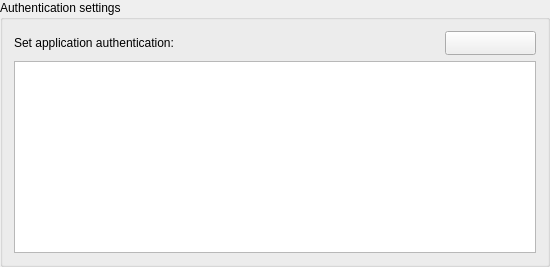
         <widget class="QGroupBox" name="grp_auth">
          <property name="minimumSize">
           <size>
            <width>550</width>
            <height>200</height>
           </size>
          </property>
          <property name="maximumSize">
           <size>
            <width>600</width>
            <height>16777215</height>
           </size>
          </property>
          <property name="title">
           <string>Authentication settings</string>
          </property>
          <layout class="QGridLayout" name="gridLayout_10">
           <item row="0" column="0">
            <layout class="QHBoxLayout" name="horizontalLayout_21">
             <item>
              <widget class="QLabel" name="lbl_auth">
               <property name="font">
                <font>
                 <weight>50</weight>
                 <bold>false</bold>
                </font>
               </property>
               <property name="text">
                <string>Set application authentication:</string>
               </property>
              </widget>
             </item>
             <item>
              <spacer name="horizontalSpacer">
               <property name="orientation">
                <enum>Qt::Horizontal</enum>
               </property>
               <property name="sizeHint" stdset="0">
                <size>
                 <width>40</width>
                 <height>20</height>
                </size>
               </property>
              </spacer>
             </item>
             <item>
              <widget class="QPushButton" name="btn_change_user">
               <property name="minimumSize">
                <size>
                 <width>91</width>
                 <height>24</height>
                </size>
               </property>
               <property name="toolTip">
                <string>Change authentication settings</string>
               </property>
               <property name="text">
                <string notr="true"/>
               </property>
               <property name="icon">
                <iconset resource="../../../resources.qrc">
                 <normaloff>:/IsogeoToOffice/resources/settings/key.svg</normaloff>:/IsogeoToOffice/resources/settings/key.svg</iconset>
               </property>
              </widget>
             </item>
            </layout>
           </item>
           <item row="1" column="0">
            <widget class="QTextBrowser" name="txt_shares">
             <property name="cursor" stdset="0">
              <cursorShape>IBeamCursor</cursorShape>
             </property>
             <property name="toolTip">
              <string>Application properties</string>
             </property>
             <property name="autoFillBackground">
              <bool>true</bool>
             </property>
             <property name="undoRedoEnabled">
              <bool>false</bool>
             </property>
             <property name="html">
              <string>&lt;!DOCTYPE HTML PUBLIC &quot;-//W3C//DTD HTML 4.0//EN&quot; &quot;http://www.w3.org/TR/REC-html40/strict.dtd&quot;&gt;
&lt;html&gt;&lt;head&gt;&lt;meta name=&quot;qrichtext&quot; content=&quot;1&quot; /&gt;&lt;style type=&quot;text/css&quot;&gt;
p, li { white-space: pre-wrap; }
&lt;/style&gt;&lt;/head&gt;&lt;body style=&quot; font-family:'MS Shell Dlg 2'; font-size:8.25pt; font-weight:400; font-style:normal;&quot;&gt;
&lt;p style=&quot;-qt-paragraph-type:empty; margin-top:0px; margin-bottom:0px; margin-left:0px; margin-right:0px; -qt-block-indent:0; text-indent:0px;&quot;&gt;&lt;br /&gt;&lt;/p&gt;&lt;/body&gt;&lt;/html&gt;</string>
             </property>
             <property name="textInteractionFlags">
              <set>Qt::LinksAccessibleByMouse|Qt::TextSelectableByMouse</set>
             </property>
             <property name="placeholderText">
              <string notr="true"/>
             </property>
             <property name="openExternalLinks">
              <bool>true</bool>
             </property>
             <property name="openLinks">
              <bool>false</bool>
             </property>
            </widget>
           </item>
          </layout>
         </widget>
